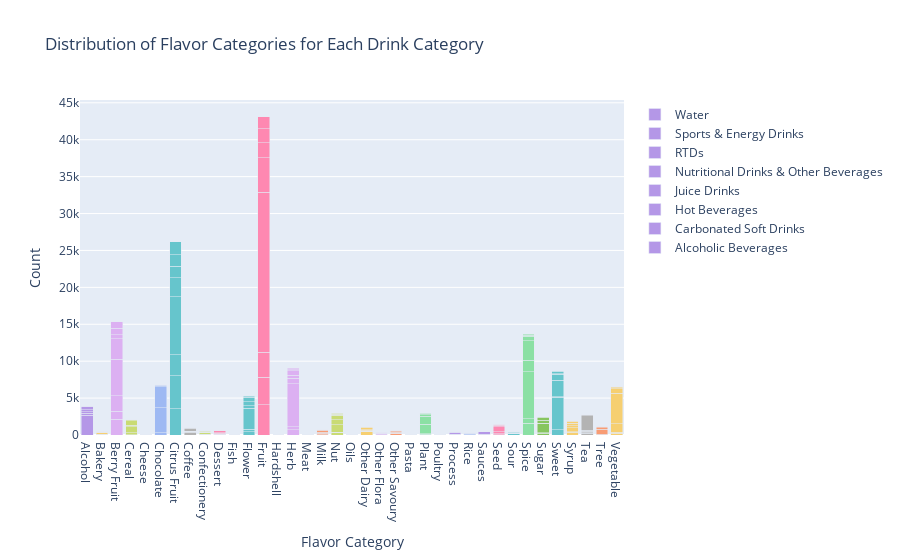

The cell this chart's notebook holds for it:
### Markdown cell above
## num_product by f_cat based for each product cat

### Code cell
import plotly.express as px
import plotly.graph_objects as go

# Define Color Palette
palette = px.colors.qualitative.Pastel
color_mapping = {f_cat: palette[i % len(palette)] for i, f_cat in enumerate(f_merged['f_cat'].unique())}
# Group Data
grouped_data = f_merged.groupby(['supercat', 'cat', 'f_cat'])['p_id'].nunique().reset_index()

# Filter the data for supercat 'Drink'
drink_data = f_merged[f_merged['supercat'] == 'Drink']

# Group by cat and f_cat, and count the occurrences
drink_cat_flavor_counts = drink_data.groupby(['cat', 'f_cat'])['p_id'].count().unstack().fillna(0)

# Create an interactive plot using Plotly
fig = go.Figure()

for cat in drink_cat_flavor_counts.index:
    fig.add_trace(go.Bar(
        x=drink_cat_flavor_counts.columns,
        y=drink_cat_flavor_counts.loc[cat],
        name=cat,
        marker_color=[color_mapping[f_cat] for f_cat in drink_cat_flavor_counts.columns]
    ))

fig.update_layout(
    title='Distribution of Flavor Categories for Each Drink Category',
    xaxis_title='Flavor Category',
    yaxis_title='Count',
    barmode='stack'
)

fig.show()

### Figure 1 — Plotly figure (JSON) as saved in the notebook; plotly's stock layout.template omitted (floating-point values rounded to 4 significant figures)
{"data": [{"marker": {"color": ["rgb(180, 151, 231)", "rgb(246, 207, 113)", "rgb(220, 176, 242)", "rgb(201, 219, 116)", "rgb(248, 156, 116)", "rgb(158, 185, 243)", "rgb(102, 197, 204)", "rgb(179, 179, 179)", "rgb(201, 219, 116)", "rgb(254, 136, 177)", "rgb(139, 224, 164)", "rgb(102, 197, 204)", "rgb(254, 136, 177)", "rgb(158, 185, 243)", "rgb(220, 176, 242)", "rgb(135, 197, 95)", "rgb(248, 156, 116)", "rgb(201, 219, 116)", "rgb(135, 197, 95)", "rgb(246, 207, 113)", "rgb(220, 176, 242)", "rgb(248, 156, 116)", "rgb(135, 197, 95)", "rgb(139, 224, 164)", "rgb(179, 179, 179)", "rgb(180, 151, 231)", "rgb(158, 185, 243)", "rgb(180, 151, 231)", "rgb(254, 136, 177)", "rgb(102, 197, 204)", "rgb(139, 224, 164)", "rgb(135, 197, 95)", "rgb(102, 197, 204)", "rgb(246, 207, 113)", "rgb(179, 179, 179)", "rgb(248, 156, 116)", "rgb(246, 207, 113)"]}, "name": "Alcoholic Beverages", "type": "bar", "x": ["Alcohol", "Bakery", "Berry Fruit", "Cereal", "Cheese", "Chocolate", "Citrus Fruit", "Coffee", "Confectionery", "Dessert", "Fish", "Flower", "Fruit", "Hardshell", "Herb", "Meat", "Milk", "Nut", "Oils", "Other Dairy", "Other Flora", "Other Savoury", "Pasta", "Plant", "Poultry", "Process", "Rice", "Sauces", "Seed", "Sour", "Spice", "Sugar", "Sweet", "Syrup", "Tea", "Tree", "Vegetable"], "y": [2680, 80, 2116, 40, 1, 310, 3584, 373, 70, 76, 0, 408, 4093, 1, 720, 1, 39, 345, 0, 476, 9, 146, 0, 128, 0, 72, 6, 8, 58, 186, 1584, 241, 705, 393, 215, 90, 218]}, {"marker": {"color": ["rgb(180, 151, 231)", "rgb(246, 207, 113)", "rgb(220, 176, 242)", "rgb(201, 219, 116)", "rgb(248, 156, 116)", "rgb(158, 185, 243)", "rgb(102, 197, 204)", "rgb(179, 179, 179)", "rgb(201, 219, 116)", "rgb(254, 136, 177)", "rgb(139, 224, 164)", "rgb(102, 197, 204)", "rgb(254, 136, 177)", "rgb(158, 185, 243)", "rgb(220, 176, 242)", "rgb(135, 197, 95)", "rgb(248, 156, 116)", "rgb(201, 219, 116)", "rgb(135, 197, 95)", "rgb(246, 207, 113)", "rgb(220, 176, 242)", "rgb(248, 156, 116)", "rgb(135, 197, 95)", "rgb(139, 224, 164)", "rgb(179, 179, 179)", "rgb(180, 151, 231)", "rgb(158, 185, 243)", "rgb(180, 151, 231)", "rgb(254, 136, 177)", "rgb(102, 197, 204)", "rgb(139, 224, 164)", "rgb(135, 197, 95)", "rgb(102, 197, 204)", "rgb(246, 207, 113)", "rgb(179, 179, 179)", "rgb(248, 156, 116)", "rgb(246, 207, 113)"]}, "name": "Carbonated Soft Drinks", "type": "bar", "x": ["Alcohol", "Bakery", "Berry Fruit", "Cereal", "Cheese", "Chocolate", "Citrus Fruit", "Coffee", "Confectionery", "Dessert", "Fish", "Flower", "Fruit", "Hardshell", "Herb", "Meat", "Milk", "Nut", "Oils", "Other Dairy", "Other Flora", "Other Savoury", "Pasta", "Plant", "Poultry", "Process", "Rice", "Sauces", "Seed", "Sour", "Spice", "Sugar", "Sweet", "Syrup", "Tea", "Tree", "Vegetable"], "y": [239, 6, 1101, 261, 0, 8, 4462, 51, 25, 39, 0, 345, 3703, 0, 377, 1, 22, 48, 0, 63, 10, 82, 0, 58, 0, 5, 0, 15, 141, 40, 609, 33, 4439, 69, 65, 695, 132]}, {"marker": {"color": ["rgb(180, 151, 231)", "rgb(246, 207, 113)", "rgb(220, 176, 242)", "rgb(201, 219, 116)", "rgb(248, 156, 116)", "rgb(158, 185, 243)", "rgb(102, 197, 204)", "rgb(179, 179, 179)", "rgb(201, 219, 116)", "rgb(254, 136, 177)", "rgb(139, 224, 164)", "rgb(102, 197, 204)", "rgb(254, 136, 177)", "rgb(158, 185, 243)", "rgb(220, 176, 242)", "rgb(135, 197, 95)", "rgb(248, 156, 116)", "rgb(201, 219, 116)", "rgb(135, 197, 95)", "rgb(246, 207, 113)", "rgb(220, 176, 242)", "rgb(248, 156, 116)", "rgb(135, 197, 95)", "rgb(139, 224, 164)", "rgb(179, 179, 179)", "rgb(180, 151, 231)", "rgb(158, 185, 243)", "rgb(180, 151, 231)", "rgb(254, 136, 177)", "rgb(102, 197, 204)", "rgb(139, 224, 164)", "rgb(135, 197, 95)", "rgb(102, 197, 204)", "rgb(246, 207, 113)", "rgb(179, 179, 179)", "rgb(248, 156, 116)", "rgb(246, 207, 113)"]}, "name": "Hot Beverages", "type": "bar", "x": ["Alcohol", "Bakery", "Berry Fruit", "Cereal", "Cheese", "Chocolate", "Citrus Fruit", "Coffee", "Confectionery", "Dessert", "Fish", "Flower", "Fruit", "Hardshell", "Herb", "Meat", "Milk", "Nut", "Oils", "Other Dairy", "Other Flora", "Other Savoury", "Pasta", "Plant", "Poultry", "Process", "Rice", "Sauces", "Seed", "Sour", "Spice", "Sugar", "Sweet", "Syrup", "Tea", "Tree", "Vegetable"], "y": [208, 265, 2068, 825, 10, 3363, 2841, 82, 274, 131, 0, 2894, 3388, 1, 5846, 8, 184, 1007, 4, 107, 134, 121, 0, 1281, 1, 227, 149, 34, 262, 35, 6390, 1218, 49, 537, 204, 174, 1177]}, {"marker": {"color": ["rgb(180, 151, 231)", "rgb(246, 207, 113)", "rgb(220, 176, 242)", "rgb(201, 219, 116)", "rgb(248, 156, 116)", "rgb(158, 185, 243)", "rgb(102, 197, 204)", "rgb(179, 179, 179)", "rgb(201, 219, 116)", "rgb(254, 136, 177)", "rgb(139, 224, 164)", "rgb(102, 197, 204)", "rgb(254, 136, 177)", "rgb(158, 185, 243)", "rgb(220, 176, 242)", "rgb(135, 197, 95)", "rgb(248, 156, 116)", "rgb(201, 219, 116)", "rgb(135, 197, 95)", "rgb(246, 207, 113)", "rgb(220, 176, 242)", "rgb(248, 156, 116)", "rgb(135, 197, 95)", "rgb(139, 224, 164)", "rgb(179, 179, 179)", "rgb(180, 151, 231)", "rgb(158, 185, 243)", "rgb(180, 151, 231)", "rgb(254, 136, 177)", "rgb(102, 197, 204)", "rgb(139, 224, 164)", "rgb(135, 197, 95)", "rgb(102, 197, 204)", "rgb(246, 207, 113)", "rgb(179, 179, 179)", "rgb(248, 156, 116)", "rgb(246, 207, 113)"]}, "name": "Juice Drinks", "type": "bar", "x": ["Alcohol", "Bakery", "Berry Fruit", "Cereal", "Cheese", "Chocolate", "Citrus Fruit", "Coffee", "Confectionery", "Dessert", "Fish", "Flower", "Fruit", "Hardshell", "Herb", "Meat", "Milk", "Nut", "Oils", "Other Dairy", "Other Flora", "Other Savoury", "Pasta", "Plant", "Poultry", "Process", "Rice", "Sauces", "Seed", "Sour", "Spice", "Sugar", "Sweet", "Syrup", "Tea", "Tree", "Vegetable"], "y": [280, 12, 5000, 188, 2, 34, 7815, 15, 21, 59, 1, 314, 21707, 14, 712, 0, 141, 689, 0, 74, 98, 62, 0, 1061, 0, 13, 7, 20, 659, 83, 1539, 126, 2250, 262, 160, 155, 4104]}, {"marker": {"color": ["rgb(180, 151, 231)", "rgb(246, 207, 113)", "rgb(220, 176, 242)", "rgb(201, 219, 116)", "rgb(248, 156, 116)", "rgb(158, 185, 243)", "rgb(102, 197, 204)", "rgb(179, 179, 179)", "rgb(201, 219, 116)", "rgb(254, 136, 177)", "rgb(139, 224, 164)", "rgb(102, 197, 204)", "rgb(254, 136, 177)", "rgb(158, 185, 243)", "rgb(220, 176, 242)", "rgb(135, 197, 95)", "rgb(248, 156, 116)", "rgb(201, 219, 116)", "rgb(135, 197, 95)", "rgb(246, 207, 113)", "rgb(220, 176, 242)", "rgb(248, 156, 116)", "rgb(135, 197, 95)", "rgb(139, 224, 164)", "rgb(179, 179, 179)", "rgb(180, 151, 231)", "rgb(158, 185, 243)", "rgb(180, 151, 231)", "rgb(254, 136, 177)", "rgb(102, 197, 204)", "rgb(139, 224, 164)", "rgb(135, 197, 95)", "rgb(102, 197, 204)", "rgb(246, 207, 113)", "rgb(179, 179, 179)", "rgb(248, 156, 116)", "rgb(246, 207, 113)"]}, "name": "Nutritional Drinks & Other Beverages", "type": "bar", "x": ["Alcohol", "Bakery", "Berry Fruit", "Cereal", "Cheese", "Chocolate", "Citrus Fruit", "Coffee", "Confectionery", "Dessert", "Fish", "Flower", "Fruit", "Hardshell", "Herb", "Meat", "Milk", "Nut", "Oils", "Other Dairy", "Other Flora", "Other Savoury", "Pasta", "Plant", "Poultry", "Process", "Rice", "Sauces", "Seed", "Sour", "Spice", "Sugar", "Sweet", "Syrup", "Tea", "Tree", "Vegetable"], "y": [390, 147, 2753, 597, 17, 2834, 2629, 419, 148, 287, 0, 556, 4681, 3, 466, 1, 240, 554, 2, 231, 67, 177, 1, 212, 7, 38, 61, 353, 207, 87, 2670, 384, 771, 336, 1936, 44, 622]}, {"marker": {"color": ["rgb(180, 151, 231)", "rgb(246, 207, 113)", "rgb(220, 176, 242)", "rgb(201, 219, 116)", "rgb(248, 156, 116)", "rgb(158, 185, 243)", "rgb(102, 197, 204)", "rgb(179, 179, 179)", "rgb(201, 219, 116)", "rgb(254, 136, 177)", "rgb(139, 224, 164)", "rgb(102, 197, 204)", "rgb(254, 136, 177)", "rgb(158, 185, 243)", "rgb(220, 176, 242)", "rgb(135, 197, 95)", "rgb(248, 156, 116)", "rgb(201, 219, 116)", "rgb(135, 197, 95)", "rgb(246, 207, 113)", "rgb(220, 176, 242)", "rgb(248, 156, 116)", "rgb(135, 197, 95)", "rgb(139, 224, 164)", "rgb(179, 179, 179)", "rgb(180, 151, 231)", "rgb(158, 185, 243)", "rgb(180, 151, 231)", "rgb(254, 136, 177)", "rgb(102, 197, 204)", "rgb(139, 224, 164)", "rgb(135, 197, 95)", "rgb(102, 197, 204)", "rgb(246, 207, 113)", "rgb(179, 179, 179)", "rgb(248, 156, 116)", "rgb(246, 207, 113)"]}, "name": "RTDs", "type": "bar", "x": ["Alcohol", "Bakery", "Berry Fruit", "Cereal", "Cheese", "Chocolate", "Citrus Fruit", "Coffee", "Confectionery", "Dessert", "Fish", "Flower", "Fruit", "Hardshell", "Herb", "Meat", "Milk", "Nut", "Oils", "Other Dairy", "Other Flora", "Other Savoury", "Pasta", "Plant", "Poultry", "Process", "Rice", "Sauces", "Seed", "Sour", "Spice", "Sugar", "Sweet", "Syrup", "Tea", "Tree", "Vegetable"], "y": [41, 29, 561, 126, 13, 224, 1506, 16, 12, 53, 0, 600, 2002, 0, 552, 0, 78, 191, 0, 29, 12, 37, 0, 133, 0, 60, 56, 4, 29, 6, 559, 347, 86, 254, 39, 17, 125]}, {"marker": {"color": ["rgb(180, 151, 231)", "rgb(246, 207, 113)", "rgb(220, 176, 242)", "rgb(201, 219, 116)", "rgb(248, 156, 116)", "rgb(158, 185, 243)", "rgb(102, 197, 204)", "rgb(179, 179, 179)", "rgb(201, 219, 116)", "rgb(254, 136, 177)", "rgb(139, 224, 164)", "rgb(102, 197, 204)", "rgb(254, 136, 177)", "rgb(158, 185, 243)", "rgb(220, 176, 242)", "rgb(135, 197, 95)", "rgb(248, 156, 116)", "rgb(201, 219, 116)", "rgb(135, 197, 95)", "rgb(246, 207, 113)", "rgb(220, 176, 242)", "rgb(248, 156, 116)", "rgb(135, 197, 95)", "rgb(139, 224, 164)", "rgb(179, 179, 179)", "rgb(180, 151, 231)", "rgb(158, 185, 243)", "rgb(180, 151, 231)", "rgb(254, 136, 177)", "rgb(102, 197, 204)", "rgb(139, 224, 164)", "rgb(135, 197, 95)", "rgb(102, 197, 204)", "rgb(246, 207, 113)", "rgb(179, 179, 179)", "rgb(248, 156, 116)", "rgb(246, 207, 113)"]}, "name": "Sports & Energy Drinks", "type": "bar", "x": ["Alcohol", "Bakery", "Berry Fruit", "Cereal", "Cheese", "Chocolate", "Citrus Fruit", "Coffee", "Confectionery", "Dessert", "Fish", "Flower", "Fruit", "Hardshell", "Herb", "Meat", "Milk", "Nut", "Oils", "Other Dairy", "Other Flora", "Other Savoury", "Pasta", "Plant", "Poultry", "Process", "Rice", "Sauces", "Seed", "Sour", "Spice", "Sugar", "Sweet", "Syrup", "Tea", "Tree", "Vegetable"], "y": [46, 2, 862, 10, 0, 23, 1578, 32, 35, 28, 0, 34, 1895, 0, 143, 0, 5, 78, 0, 15, 11, 20, 0, 28, 0, 0, 0, 1, 110, 27, 147, 20, 323, 48, 105, 15, 42]}, {"marker": {"color": ["rgb(180, 151, 231)", "rgb(246, 207, 113)", "rgb(220, 176, 242)", "rgb(201, 219, 116)", "rgb(248, 156, 116)", "rgb(158, 185, 243)", "rgb(102, 197, 204)", "rgb(179, 179, 179)", "rgb(201, 219, 116)", "rgb(254, 136, 177)", "rgb(139, 224, 164)", "rgb(102, 197, 204)", "rgb(254, 136, 177)", "rgb(158, 185, 243)", "rgb(220, 176, 242)", "rgb(135, 197, 95)", "rgb(248, 156, 116)", "rgb(201, 219, 116)", "rgb(135, 197, 95)", "rgb(246, 207, 113)", "rgb(220, 176, 242)", "rgb(248, 156, 116)", "rgb(135, 197, 95)", "rgb(139, 224, 164)", "rgb(179, 179, 179)", "rgb(180, 151, 231)", "rgb(158, 185, 243)", "rgb(180, 151, 231)", "rgb(254, 136, 177)", "rgb(102, 197, 204)", "rgb(139, 224, 164)", "rgb(135, 197, 95)", "rgb(102, 197, 204)", "rgb(246, 207, 113)", "rgb(179, 179, 179)", "rgb(248, 156, 116)", "rgb(246, 207, 113)"]}, "name": "Water", "type": "bar", "x": ["Alcohol", "Bakery", "Berry Fruit", "Cereal", "Cheese", "Chocolate", "Citrus Fruit", "Coffee", "Confectionery", "Dessert", "Fish", "Flower", "Fruit", "Hardshell", "Herb", "Meat", "Milk", "Nut", "Oils", "Other Dairy", "Other Flora", "Other Savoury", "Pasta", "Plant", "Poultry", "Process", "Rice", "Sauces", "Seed", "Sour", "Spice", "Sugar", "Sweet", "Syrup", "Tea", "Tree", "Vegetable"], "y": [19, 0, 866, 0, 1, 3, 1780, 9, 6, 3, 0, 172, 1643, 0, 242, 0, 3, 67, 0, 34, 5, 4, 0, 71, 0, 1, 1, 3, 7, 8, 167, 4, 95, 49, 41, 9, 101]}], "layout": {"barmode": "stack", "title": {"text": "Distribution of Flavor Categories for Each Drink Category"}, "xaxis": {"title": {"text": "Flavor Category"}}, "yaxis": {"title": {"text": "Count"}}}}
